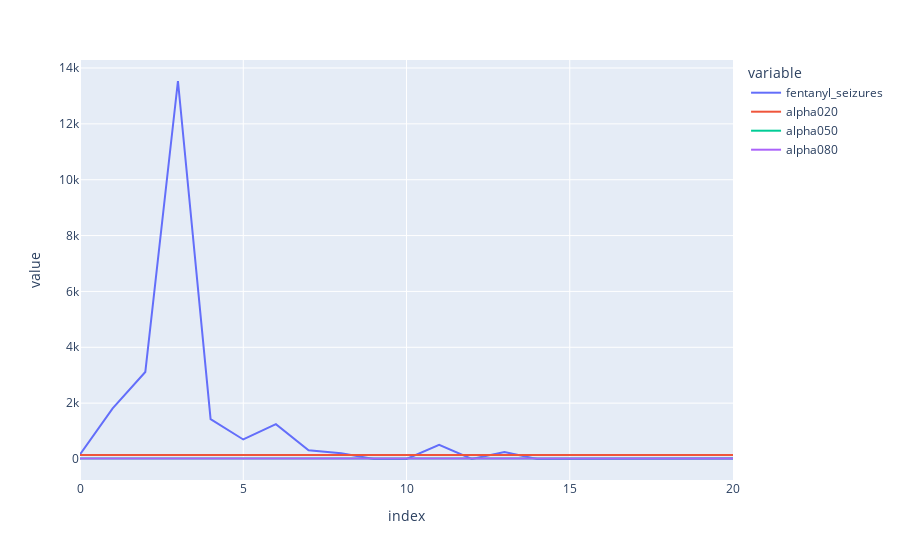

Here is the notebook cell this chart was saved with:
### Code cell
levels = pd.DataFrame([data, 
[float(level2) for i in range(21)], 
[float(level5) for i in range(21)], 
[float(level8) for i in range(21)]]).T

levels.columns = ['fentanyl_seizures', 'alpha020', 'alpha050', 'alpha080']

levels.reset_index(drop=True, inplace=True)

# Plot using Plotly
fig = px.line(levels, y=['fentanyl_seizures', 'alpha020', 'alpha050', 'alpha080'])

# Show the plot
fig.show()

### Figure 1 — Plotly figure (JSON) as saved in the notebook; plotly's stock layout.template omitted (floating-point values rounded to 4 significant figures)
{"data": [{"hovertemplate": "variable=fentanyl_seizures<br>index=%{x}<br>value=%{y}<extra></extra>", "legendgroup": "fentanyl_seizures", "line": {"color": "#636efa", "dash": "solid"}, "marker": {"symbol": "circle"}, "mode": "lines", "name": "fentanyl_seizures", "orientation": "v", "showlegend": true, "type": "scatter", "x": [0, 1, 2, 3, 4, 5, 6, 7, 8, 9, 10, 11, 12, 13, 14, 15, 16, 17, 18, 19, 20], "xaxis": "x", "y": [163, 1815, 3114, 13535, 1426, 699, 1248, 310, 204, 0, 3, 508, 4, 251.0, 0, 2.011, 3.289, 6.857, 16.85, 18.1, 13.97], "yaxis": "y"}, {"hovertemplate": "variable=alpha020<br>index=%{x}<br>value=%{y}<extra></extra>", "legendgroup": "alpha020", "line": {"color": "#EF553B", "dash": "solid"}, "marker": {"symbol": "circle"}, "mode": "lines", "name": "alpha020", "orientation": "v", "showlegend": true, "type": "scatter", "x": [0, 1, 2, 3, 4, 5, 6, 7, 8, 9, 10, 11, 12, 13, 14, 15, 16, 17, 18, 19, 20], "xaxis": "x", "y": [142.7, 142.7, 142.7, 142.7, 142.7, 142.7, 142.7, 142.7, 142.7, 142.7, 142.7, 142.7, 142.7, 142.7, 142.7, 142.7, 142.7, 142.7, 142.7, 142.7, 142.7], "yaxis": "y"}, {"hovertemplate": "variable=alpha050<br>index=%{x}<br>value=%{y}<extra></extra>", "legendgroup": "alpha050", "line": {"color": "#00cc96", "dash": "solid"}, "marker": {"symbol": "circle"}, "mode": "lines", "name": "alpha050", "orientation": "v", "showlegend": true, "type": "scatter", "x": [0, 1, 2, 3, 4, 5, 6, 7, 8, 9, 10, 11, 12, 13, 14, 15, 16, 17, 18, 19, 20], "xaxis": "x", "y": [15.83, 15.83, 15.83, 15.83, 15.83, 15.83, 15.83, 15.83, 15.83, 15.83, 15.83, 15.83, 15.83, 15.83, 15.83, 15.83, 15.83, 15.83, 15.83, 15.83, 15.83], "yaxis": "y"}, {"hovertemplate": "variable=alpha080<br>index=%{x}<br>value=%{y}<extra></extra>", "legendgroup": "alpha080", "line": {"color": "#ab63fa", "dash": "solid"}, "marker": {"symbol": "circle"}, "mode": "lines", "name": "alpha080", "orientation": "v", "showlegend": true, "type": "scatter", "x": [0, 1, 2, 3, 4, 5, 6, 7, 8, 9, 10, 11, 12, 13, 14, 15, 16, 17, 18, 19, 20], "xaxis": "x", "y": [14.66, 14.66, 14.66, 14.66, 14.66, 14.66, 14.66, 14.66, 14.66, 14.66, 14.66, 14.66, 14.66, 14.66, 14.66, 14.66, 14.66, 14.66, 14.66, 14.66, 14.66], "yaxis": "y"}], "layout": {"legend": {"title": {"text": "variable"}, "tracegroupgap": 0}, "margin": {"t": 60}, "xaxis": {"anchor": "y", "domain": [0, 1], "title": {"text": "index"}}, "yaxis": {"anchor": "x", "domain": [0, 1], "title": {"text": "value"}}}}
